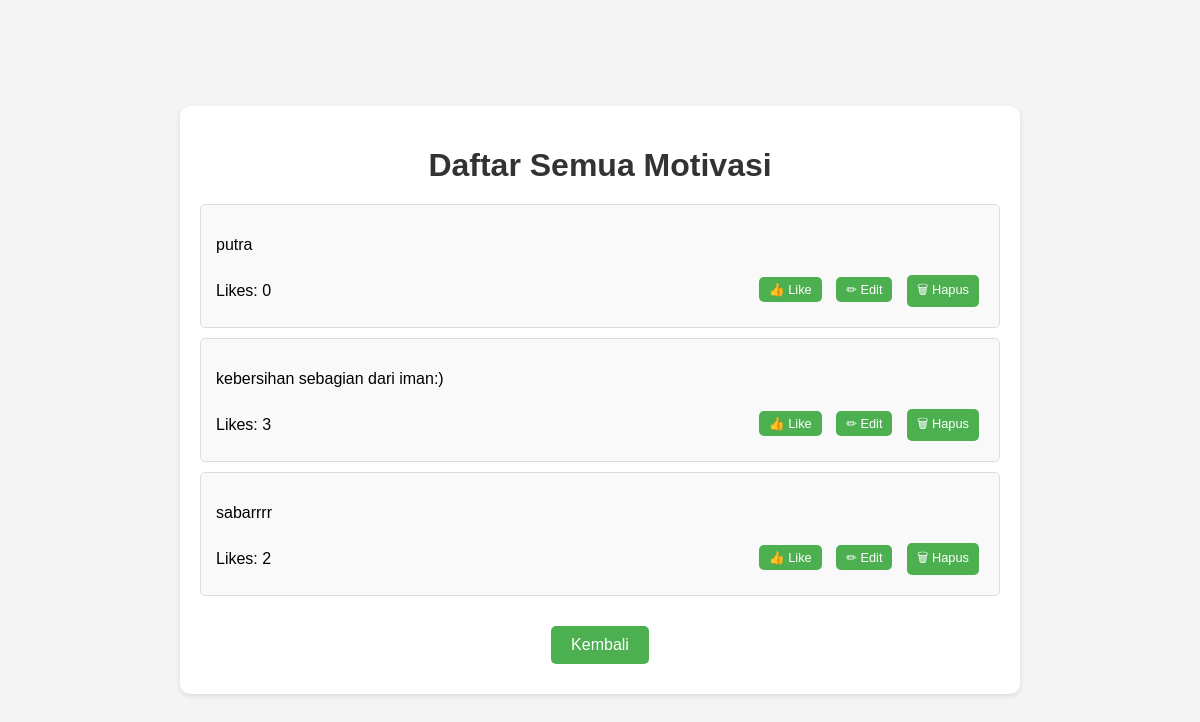
The page /daftar on the database as committed earlier.
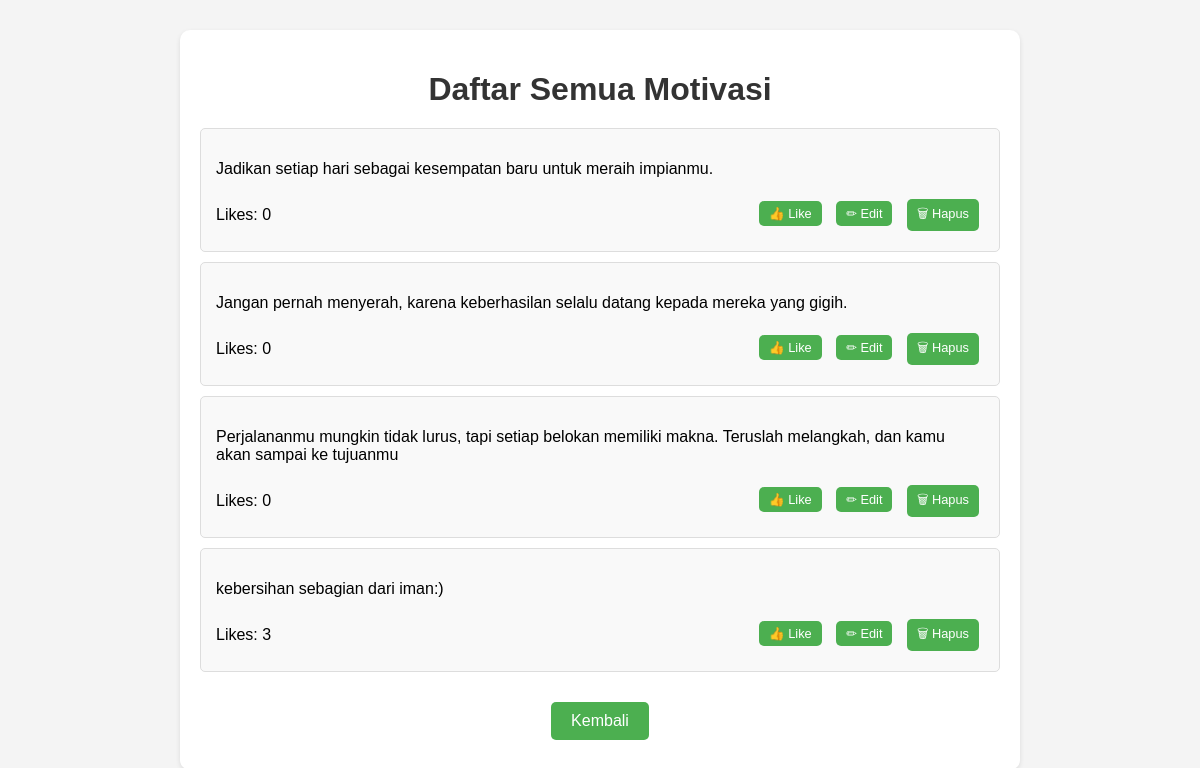
The same page on the database as committed later.
### tables this page shows
CREATE TABLE motivasi (
            id INTEGER PRIMARY KEY AUTOINCREMENT,
            teks TEXT NOT NULL,
            created_at DATETIME DEFAULT CURRENT_TIMESTAMP,
            likes INTEGER DEFAULT 0
        );

### app.py (the view)
@app.route('/daftar')
def daftar_motivasi():
    conn = sqlite3.connect('database.db')
    c = conn.cursor()
    c.execute('SELECT id, teks, likes FROM motivasi ORDER BY created_at DESC')
    motivasi_list = c.fetchall()
    conn.close()
    return render_template('daftar_motivasi.html', motivasi_list=motivasi_list)

### templates/daftar_motivasi.html (shortened to what this page needs)
<!DOCTYPE html>
<html lang="id">
<head>
    <link rel="stylesheet" href="{{ url_for('static', filename='styles.css') }}">
</head>
<body>
    <div class="container">
        <h1>Daftar Semua Motivasi</h1>
        {% if motivasi_list %}
            {% for motivasi in motivasi_list %}
            <div class="motivasi-item">
                <p>{{ motivasi[1] }}</p>
                <div class="motivasi-actions">
                    <span>Likes: {{ motivasi[2] }}</span>
                    <div>
                        <a href="{{ url_for('like_motivasi', motivasi_id=motivasi[0]) }}" class="button-small">👍 Like</a>
                        <a href="{{ url_for('edit_motivasi', motivasi_id=motivasi[0]) }}" class="button-small">✏ Edit</a>
                        <a href="{{ url_for('hapus_motivasi', motivasi_id=motivasi[0]) }}" class="button-small" onclick="return confirm('Yakin ingin menghapus motivasi ini?')">🗑 Hapus</a>
                    </div>
                </div>
            </div>
            {% endfor %}
        {% else %}
            <p>Belum ada motivasi yang ditambahkan.</p>
        {% endif %}
        <div class="nav-buttons">
            <a href="{{ url_for('index') }}" class="button">Kembali</a>
        </div>
    </div>
</body>
</html>

### static/styles.css (style rules this page uses)
body { font-family: Arial, sans-serif; background-color: #f4f4f4; margin: 0; padding: 0; display: flex; justify-content: center; align-items: center; min-height: 100vh; }
.container { background-color: white; border-radius: 10px; box-shadow: 0 4px 6px rgba(0, 0, 0, 0.1); padding: 30px; width: 80%; max-width: 600px; text-align: center; }
h1 { color: #333; margin-bottom: 20px; }
.button, .button-small { display: inline-block; background-color: #4CAF50; color: white; padding: 10px 20px; text-decoration: none; border-radius: 5px; margin: 10px; transition: background-color 0.3s; }
.button-small { padding: 5px 10px; margin: 5px; font-size: 0.8em; }
.nav-buttons { display: flex; justify-content: center; margin-top: 20px; }
.motivasi-item { background-color: #f9f9f9; border: 1px solid #ddd; border-radius: 5px; padding: 15px; margin: 10px 0; text-align: left; }
.motivasi-actions { display: flex; justify-content: space-between; align-items: center; margin-top: 10px; }
.container { position: relative; padding: 20px; max-width: 800px; margin: 0 auto; background: #fff; border-radius: 10px; box-shadow: 0 2px 5px rgba(0,0,0,0.1); }

Rows that differ between the two databases and show on the page:
removed motivasi: teks "putra", likes "0"
removed motivasi: teks "sabarrrr", likes "2"
added motivasi: teks "Jadikan setiap hari sebagai kesempatan baru untuk meraih impianmu.", likes "0"
added motivasi: teks "Jangan pernah menyerah, karena keberhasilan selalu datang kepada mereka yang gigih.", likes "0"
added motivasi: teks "Perjalananmu mungkin tidak lurus, tapi setiap belokan memiliki makna. Teruslah melangkah, dan kamu akan sampai ke tujuanmu", likes "0"
